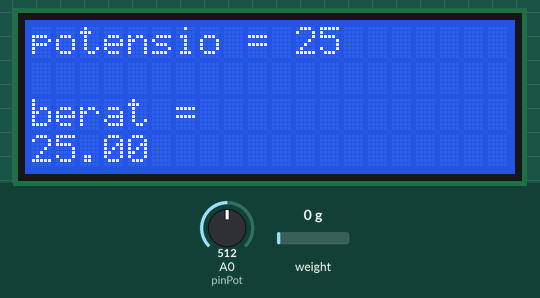
The sketch below on a simulated Arduino Uno, built with avr-gcc and run on an emulated ATmega328P. Shown: 20×4 character LCD. The inputs (shaded band) are chosen by the test bench; at power-on: weight on the scale 0 g, A0 (pinPot) = 512.

Above: at 2.2 s.
2.3 s: weight on the scale set to 100 g
At 3.1 s:
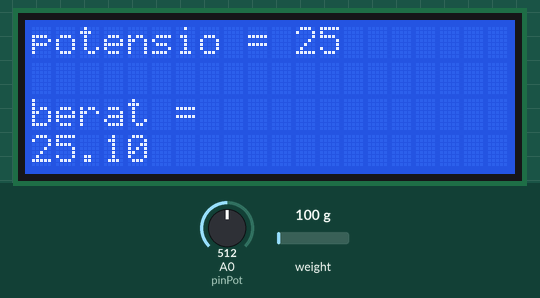
3.8 s: A0 (pinPot) set to 716
At 4.9 s:
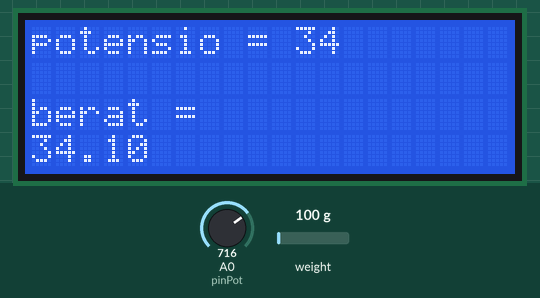
5.5 s: weight on the scale set to 1250 g
At 6.7 s:
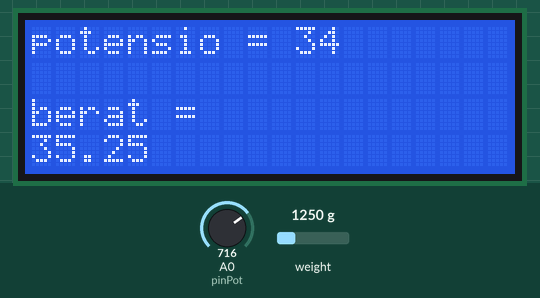
7.0 s: A0 (pinPot) set to 900
At 8.4 s:
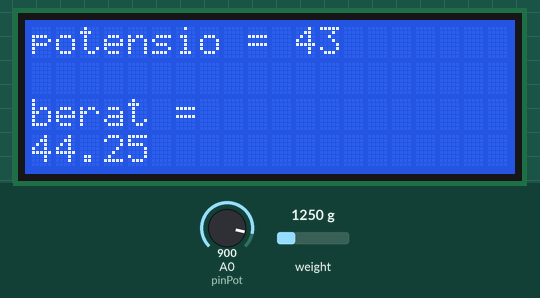
8.7 s: weight on the scale set to 2500 g
At 9.5 s:
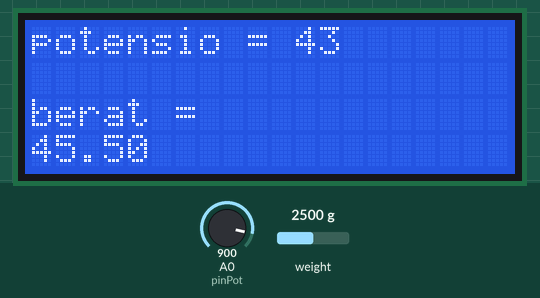
10.2 s: A0 (pinPot) set to 1023
At 11.2 s:
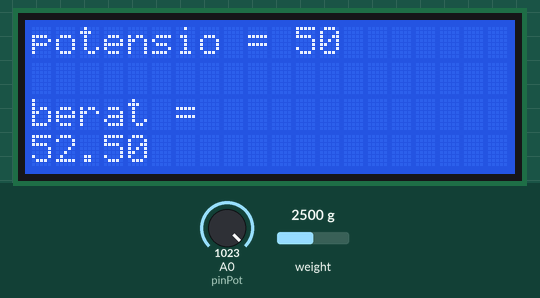
Timing chart, 0 to 12.9 s (numbered marks = the images above; inputs shaded):
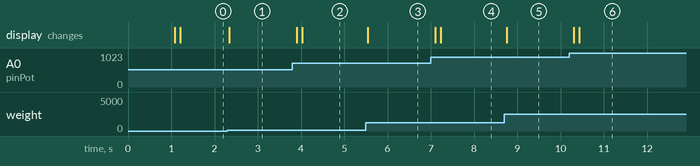

Measured:
- after the input at 2.3 s, the display: changes at once (image 1)
- after the input at 3.8 s, the display: first changes after 0.10 s (image 2 shows a later state)
- after the input at 5.5 s, the display: changes after 0.05 s (image 3)
- after the input at 7.0 s, the display: first changes after 0.10 s (image 4 shows a later state)
- after the input at 8.7 s, the display: changes after 0.05 s (image 5)
- after the input at 10.2 s, the display: first changes after 0.10 s (image 6 shows a later state)

The sketch:

bmi_v2_bmi_potensio.ino
```cpp
#include  <LiquidCrystal_I2C.h>
LiquidCrystal_I2C lcd(0x3F, 2, 1, 0, 4, 5, 6, 7, 3, POSITIVE);

#include "HX711.h" //memasukan library HX711
#define DOUT  5 //mendefinisikan pin arduino yang terhubung dengan pin DT module HX711
#define CLK  6 //mendefinisikan pin arduino yang terhubung dengan pin SCK module HX711

HX711 scale(DOUT, CLK);

float calibration_factor = 48100; //nilai kalibrasi ( sesuaikan dari hasil nilai percobaan program sebelumnya
float berat;

int pinPot = A0; // Memilih pin analog untuk VR
int potVal = 0; // Tempat untuk menerima nilai tegangan dari VR

void setup() {

  lcd.begin(20,4);
  scale.set_scale();
  scale.tare(); // auto zero / mengenolkan pembacaan berat


}

void loop() {


    potVal = analogRead(pinPot); // terima masukan nilai dari VR potensio sebegai nilai simulasi
    potVal = map(potVal, 0, 1023, 0, 50); // ubah nilai (0-1023) jadi (0-255)

    lcd.setCursor(0, 0);
    lcd.print("potensio = ");

    lcd.setCursor(11, 0);
    lcd.print(potVal);


    scale.set_scale(calibration_factor); //sesuaikan hasil pembacaan dengan nilai kalibrasi
    berat = scale.get_units(1) + potVal;


    lcd.setCursor(0,2);
    lcd.print("berat = ");

    lcd.setCursor(0,3);
    lcd.print(berat);

}
```
